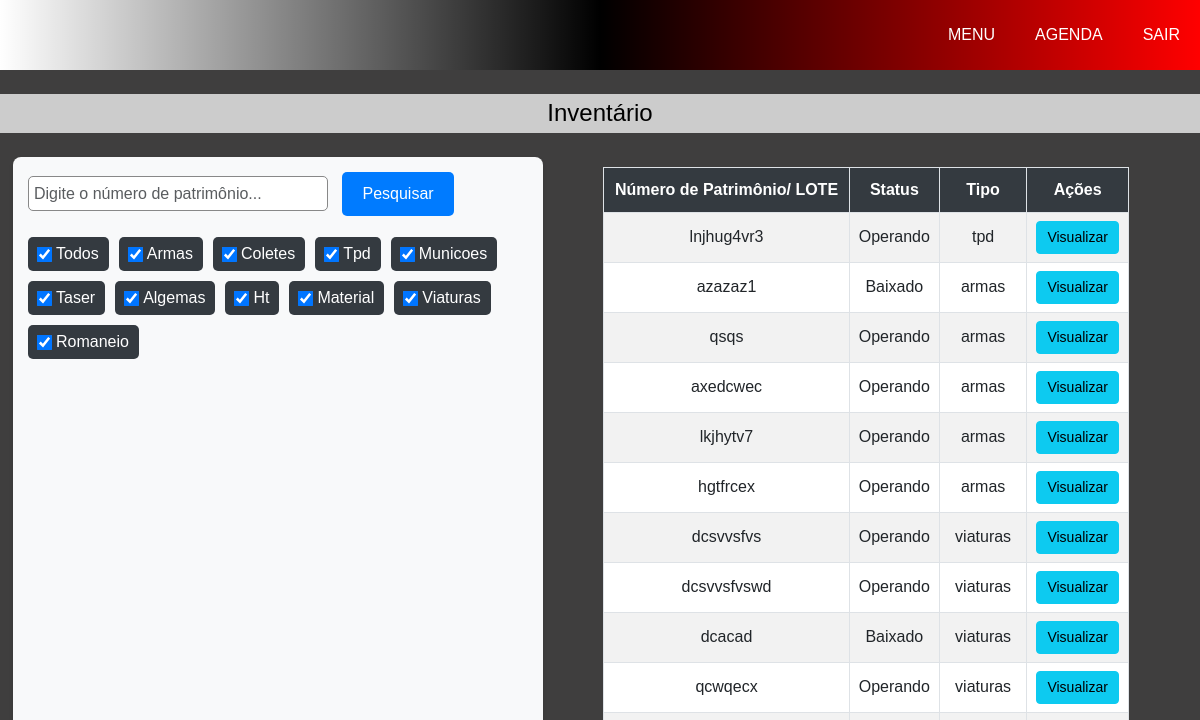
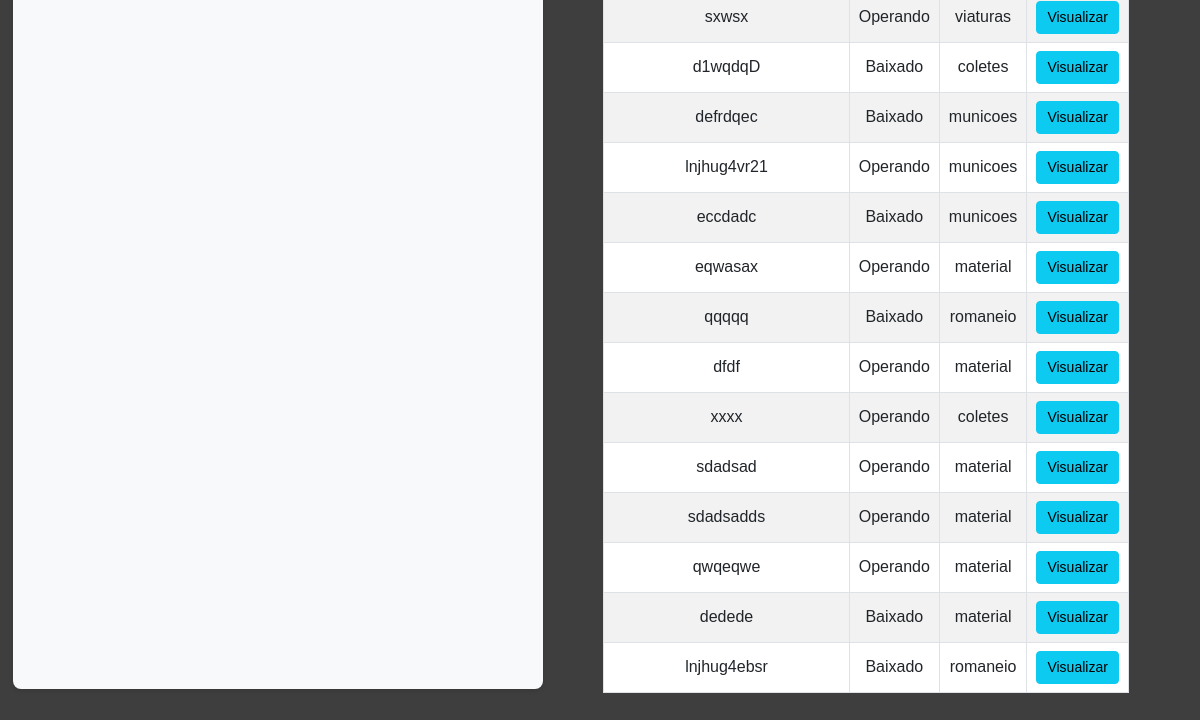
/p4/inventario.php, run on an earlier commit of the app's database (2 pictures, top to bottom).
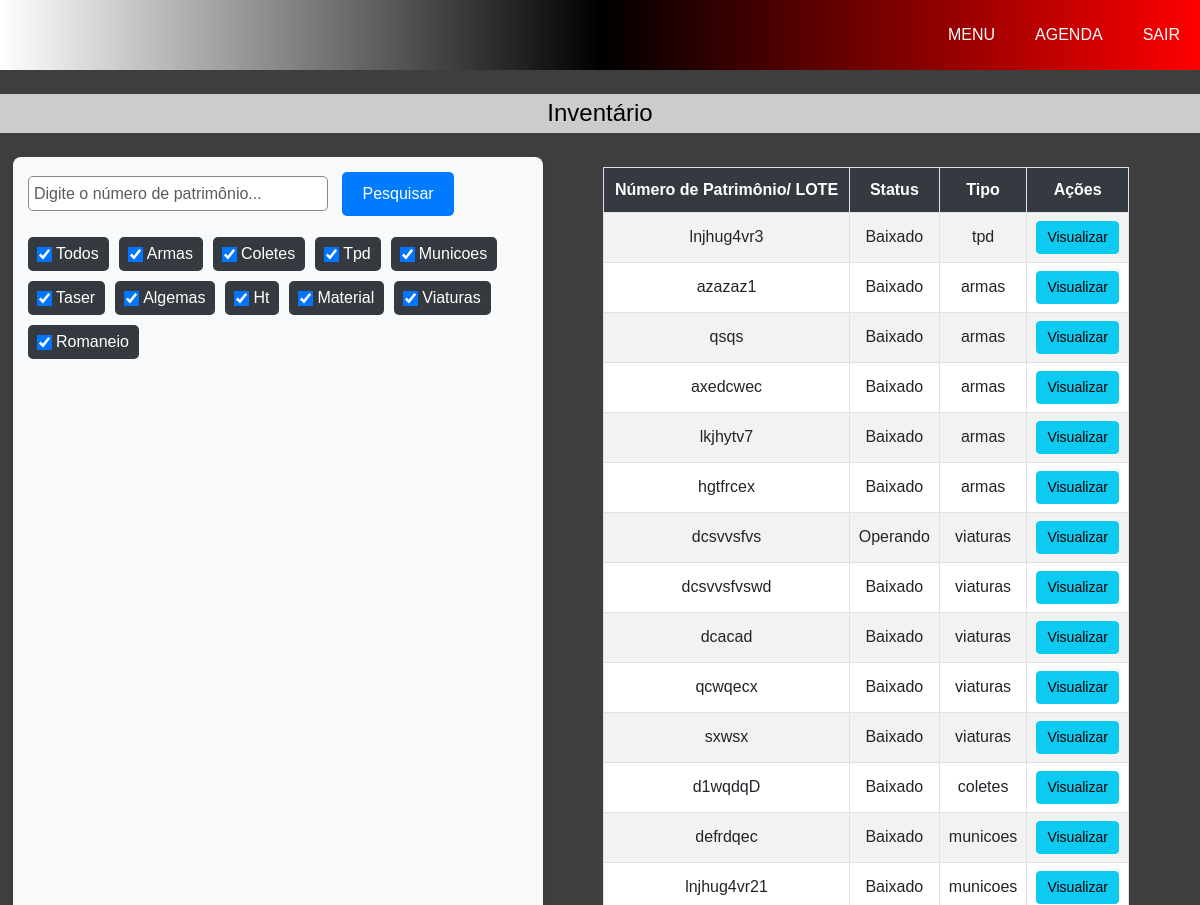
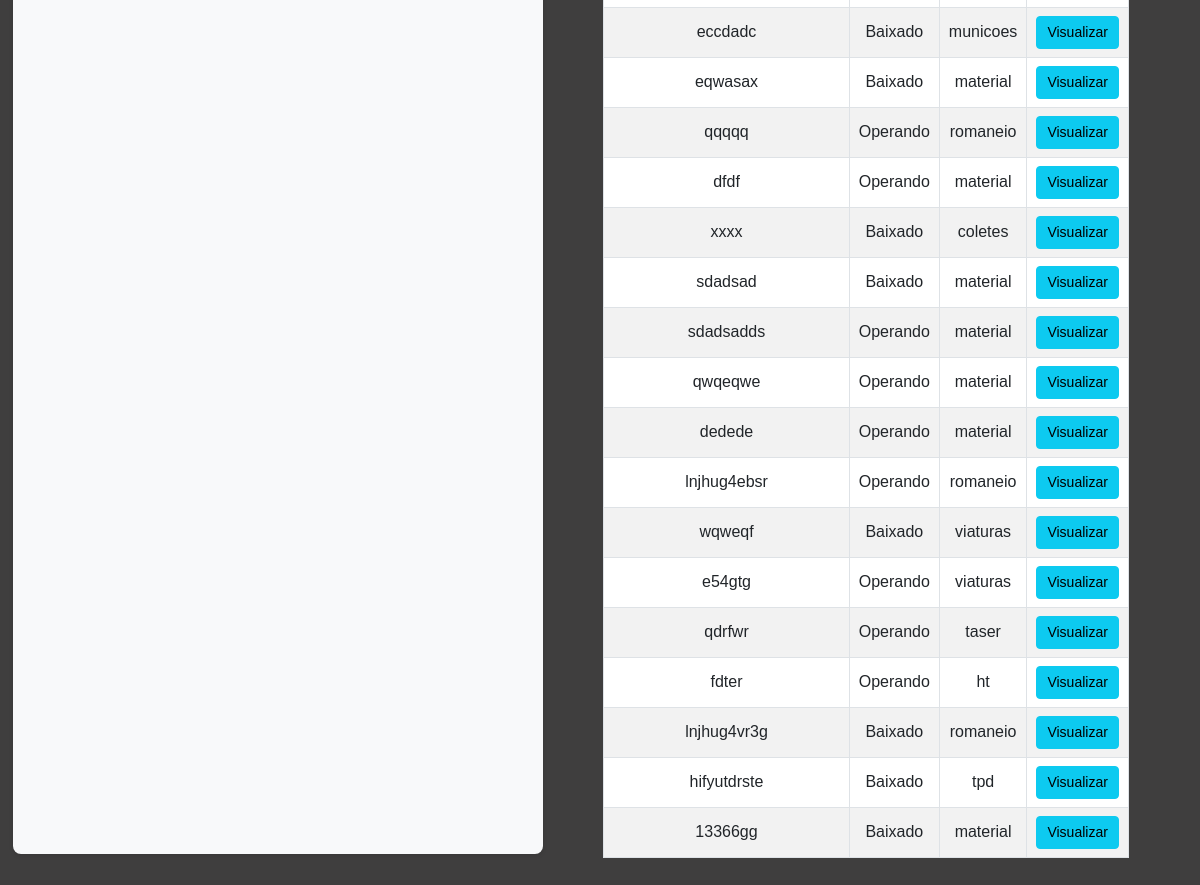
And on a later commit of the database (2 pictures, top to bottom).
### tables this page shows
CREATE TABLE `p4_inventario` (
  `id` int(11) NOT NULL,
  `numerodepatrimonio` varchar(11) DEFAULT NULL,
  `idLocComp` int(11) DEFAULT NULL,
  `idStatus` int(11) NOT NULL,
  `idTipo_tabela` int(11) NOT NULL
);

CREATE TABLE `p4_status` (
  `idStatus` int(2) NOT NULL,
  `estado` varchar(10) NOT NULL
);

### p4/inventario.php (the view, shortened to what this page needs)
<!DOCTYPE html>
<html lang="pt-br">
<head>
    <link rel="stylesheet" href="https://cdnjs.cloudflare.com/ajax/libs/font-awesome/6.0.0-beta3/css/all.min.css">
    <link rel="stylesheet" href="../css/estilo.css">
    <link rel="stylesheet" href="../css/inicial.css">
    <link href="https://cdn.jsdelivr.net/npm/bootstrap@5.3.0/dist/css/bootstrap.min.css" rel="stylesheet">
</head>
<body>
<?php require_once("./menu.php"); ?>
<h1 class="titulo text-center mt-4 mb-4">Inventário</h1>
<?php
require_once("../conexao/conexao.php");
$tabelas = [
    1 => "p4_armas",
    2 => "p4_coletes",
    3 => "p4_tpd",
    4 => "p4_municoes",
    5 => "p4_taser",
    6 => "p4_algemas",
    7 => "p4_ht",
    8 => "p4_material",
    9 => "p4_viaturas",
    10 => "p4_romaneio",
];
$sql = "SELECT id, numerodepatrimonio, idStatus, idTipo_tabela FROM p4_inventario";
$stmt = $conexao->prepare($sql);
$stmt->execute();
$inventario = $stmt->fetchAll(PDO::FETCH_ASSOC);
$sqlStatus = "SELECT idStatus, estado FROM p4_status";
$stmtStatus = $conexao->prepare($sqlStatus);
$stmtStatus->execute();
$statusList = $stmtStatus->fetchAll(PDO::FETCH_ASSOC);
?>
<div class="container" style="margin-bottom: 100px; margin-left: 1px;">
    <div class="pesquisar">
        <input type="text" id="buscaPatrimonio" class="form-control mb-3" placeholder="Digite o número de patrimônio...">
        <button type="button" onclick="buscarRegistro()">Pesquisar</button>
        <div class="tipos">
            <label><input type="checkbox" class="filtroTipo" value="todos" checked> Todos</label>
            <?php foreach ($tabelas as $id => $nome): ?>
                <label>
                    <input type="checkbox" class="filtroTipo" value="<?= str_replace('p4_', '', $nome) ?>" checked>
                    <?= ucfirst(str_replace('p4_', '', $nome)) ?>
                </label>
            <?php endforeach; ?>
        </div>
    </div>
    <table class="table table-striped table-bordered table-hover">
        <thead>
            <tr>
                <th>Número de Patrimônio/ LOTE</th>
                <th>Status</th>
                <th>Tipo</th>
                <th>Ações</th>
            </tr>
        </thead>
        <tbody id="tabelaInventario">
            <?php foreach ($inventario as $item): ?>
                <tr data-tipo="<?= str_replace('p4_', '', $tabelas[$item['idTipo_tabela']]) ?>">
                    <td class="patrimonio"><?= htmlspecialchars($item['numerodepatrimonio']) ?></td>
                    <td>
                        <?php
                        $status = array_filter($statusList, function ($statusItem) use ($item) {
                            return $statusItem['idStatus'] == $item['idStatus'];
                        });
                        $status = reset($status);
                        echo $status ? htmlspecialchars($status['estado']) : 'Desconhecido';
                        ?>
                    </td>
                    <td><?= isset($tabelas[$item['idTipo_tabela']]) ? str_replace('p4_', '', $tabelas[$item['idTipo_tabela']]) : "Desconhecido" ?></td>
                    <td>
                    <a href="visualizar_item.php?patrimonio=<?= urlencode($item['numerodepatrimonio']) ?>&tabela=<?= urlencode($tabelas[$item['idTipo_tabela']]) ?>" class="btn btn-info btn-sm">Visualizar</a>
                    </td>
                </tr>
            <?php endforeach; ?>
        </tbody>
    </table>
</div>
</body>
</html>

### p4/menu.php (shortened to what this page needs)
<div class="menu">
    <ul>
        <a href="../inicial.php">
            <li>MENU</li>
        </a>
        <a href="../agenda.php">
            <li>AGENDA</li>
        </a>
        <a href="../sair.php">
            <li>SAIR</li>
        </a>
    </ul>
</div>

### css/estilo.css (style rules this page uses)
* { margin: 0; padding: 0; box-sizing: border-box; }
body, html { font-family: 'Segoe UI', Tahoma, Geneva, Verdana, sans-serif; background-color: #f3f3f3; }
html, body { overflow-x: hidden; }
.titulo { font-weight: lighter; color: rgb(0, 0, 0); display: flex; justify-content: center; background-color: #ccc; padding: 5px; }
.container { display: flex; width: 100%; height: 100%; margin: 10px; margin-left: 170px; }
table { border: 1px solid #999; width: 95%; border-collapse: collapse; margin-top: 10px; margin-left: 2%; }
th, td { border: 1px solid #999; padding: 3px; }
th { height: 45px; background-color: #555; color: white; }
input[type="text"], input[type="tel"], input[type="password"], input[type="email"], input[type="date"], select, #cidade, #cidadenatal, #ufnatal, #uf { height: 35px; width: 20.7rem; border-radius: 5px; border: 1px solid #888; padding: 5px; font-weight: 1.2rem; display: flex; }
.menu ul { display: flex; height: 70px; background-color: black; background-image: linear-gradient(to left, red, transparent, white); justify-content: end; align-items: center; list-style-type: none; }
.menu ul li { color:white; padding: 15px 20px; }
.menu ul a { text-decoration: none; color: black; }

### css/inicial.css (style rules this page uses)
body { background-color: #29292a; overflow-y: hidden; }

### p4/inventario.php (style rules this page uses)
body,html { margin: 0; padding: 0; font-family: Arial, sans-serif; background-color:rgb(16, 15, 15); color:rgb(0, 0, 0); }
.titulo { text-align: center; margin-top: 20px; font-size: 24px; font-weight: bold; color:rgb(0, 0, 0); }
.table { width: 100%; margin-left:60px ; }
.container { margin-bottom: 200px; }
.table tbody { width: 100%; overflow-y: auto; }
.table th, .table td { white-space: nowrap; text-align: center; }
.table th, .table td { vertical-align: middle; }
.table-striped tbody tr:nth-child(odd) { background-color: #f9f9f9; }
.table th { text-align: center; background-color: #343a40; color: #fff; }
.table td { text-align: center; }
.btn-sm { padding: 5px 10px; }
.pesquisar { background: #f8f9fa; padding: 15px; border-radius: 8px; box-shadow: 0 2px 4px rgba(0, 0, 0, 0.1); margin-bottom: 20px; }
.pesquisar input { width: 100%; max-width: 300px; display: inline-block; }
.pesquisar button { margin-left: 10px; padding: 10px 20px; background-color: #007bff; border: none; color: #fff; border-radius: 5px; font-size: 16px; cursor: pointer; transition: background-color 0.3s ease; }
.tipos { margin-top: 10px; display: flex; flex-wrap: wrap; gap: 10px; }
.tipos label { background: #343a40; color: white; padding: 5px 10px; border-radius: 5px; cursor: pointer; display: flex; align-items: center; gap: 5px; }
.tipos input[type="checkbox"] { transform: scale(1.2); }
body,html { margin: 0; padding: 0; font-family: Arial, sans-serif; background-color:rgb(63, 62, 62); color:rgb(62, 60, 60); }
.container { height: auto; }

What changed in the data, as far as the page shows it:
changed p4_inventario "lnjhug4vr3": idStatus.estado "Operando" → "Baixado"
changed p4_inventario "qsqs": idStatus.estado "Operando" → "Baixado"
changed p4_inventario "axedcwec": idStatus.estado "Operando" → "Baixado"
changed p4_inventario "lkjhytv7": idStatus.estado "Operando" → "Baixado"
changed p4_inventario "hgtfrcex": idStatus.estado "Operando" → "Baixado"
changed p4_inventario "dcsvvsfvswd": idStatus.estado "Operando" → "Baixado"
changed p4_inventario "qcwqecx": idStatus.estado "Operando" → "Baixado"
changed p4_inventario "sxwsx": idStatus.estado "Operando" → "Baixado"
changed p4_inventario "lnjhug4vr21": idStatus.estado "Operando" → "Baixado"
changed p4_inventario "eqwasax": idStatus.estado "Operando" → "Baixado"
changed p4_inventario "qqqqq": idStatus.estado "Baixado" → "Operando"
changed p4_inventario "xxxx": idStatus.estado "Operando" → "Baixado"
changed p4_inventario "sdadsad": idStatus.estado "Operando" → "Baixado"
changed p4_inventario "dedede": idStatus.estado "Baixado" → "Operando"
changed p4_inventario "lnjhug4ebsr": idStatus.estado "Baixado" → "Operando"
added p4_inventario: numerodepatrimonio "wqweqf", idStatus.estado "Baixado", idTipo_tabela "viaturas"
added p4_inventario: numerodepatrimonio "e54gtg", idStatus.estado "Operando", idTipo_tabela "viaturas"
added p4_inventario: numerodepatrimonio "qdrfwr", idStatus.estado "Operando", idTipo_tabela "taser"
added p4_inventario: numerodepatrimonio "fdter", idStatus.estado "Operando", idTipo_tabela "ht"
added p4_inventario: numerodepatrimonio "lnjhug4vr3g", idStatus.estado "Baixado", idTipo_tabela "romaneio"
added p4_inventario: numerodepatrimonio "hifyutdrste", idStatus.estado "Baixado", idTipo_tabela "tpd"
added p4_inventario: numerodepatrimonio "13366gg", idStatus.estado "Baixado", idTipo_tabela "material"
